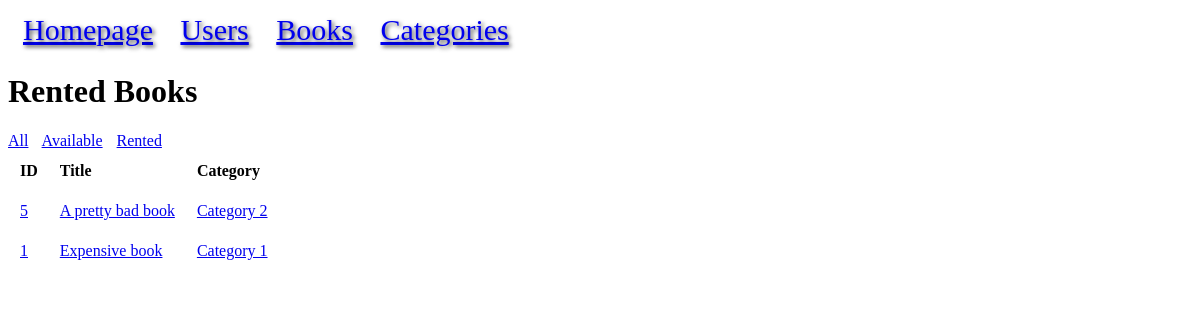
The page /rented on the database its author committed.
### models.py (models this page shows, shortened)
class Book(db.Model):
    id = mapped_column(Integer, primary_key=True, autoincrement=True)
    title = mapped_column(String)
    price = mapped_column(DECIMAL(10, 2))
    available = mapped_column(Integer, default=0)
    rating = mapped_column(Integer)
    upc = mapped_column(String, unique=True)
    url = mapped_column(String)
    category_id = mapped_column(Integer, ForeignKey("category.id"))
    category = relationship("Category", back_populates="books")
    rentals = relationship("BookRental", back_populates="book")

class Category(db.Model):
    id = mapped_column(Integer, primary_key=True)
    name = mapped_column(String, unique=True)
    books = relationship("Book", back_populates="category")

### app.py (the view)
@app.route("/rented")
def rented():
    statement = db.select(Book).where(Book.rentals.any(BookRental.returned == None)).order_by(Book.title)
    results = db.session.execute(statement).scalars()
    return render_template("rented.html", results=results)

### templates/rented.html
{% extends "base.html" %}
{% block content %}
<h1>Rented Books</h1>
<span style="margin-right: 10px;"><a href="{{ url_for('books') }}">All</a></span>
<span style="margin-right: 10px;"><a href="{{ url_for('available') }}">Available</a></span>
<span><a href="{{ url_for('rented') }}">Rented</a></span>
<br>
<table>
<tr>
    <th style="text-align: left;">ID</th>
    <th style="text-align: left;">
        Title
    </th>
    <th style="text-align: left;">Category</th>
</tr>
{% for book in results %}
<tr>
    <td><a href="{{ url_for('book', id=book.id) }}">{{ book.id }}</a></td>
    <td><a href="{{ url_for('book', id=book.id) }}">{{ book.title }}</a></td>
    <td><a href="{{ url_for('category_detail', name=book.category.name) }}">{{ book.category.name }}</a></td>
</tr>
{% endfor %}
</table>
{% endblock %}

### static/style.css (style rules this page uses)
th, td { padding:10px; }
tr { text-align: left; }
th { text-align: left; }
td { text-align: left; }

### rows shown on the page
Book: id "5", title "A pretty bad book", category.name "Category 2"
Book: id "1", title "Expensive book", category.name "Category 1"
